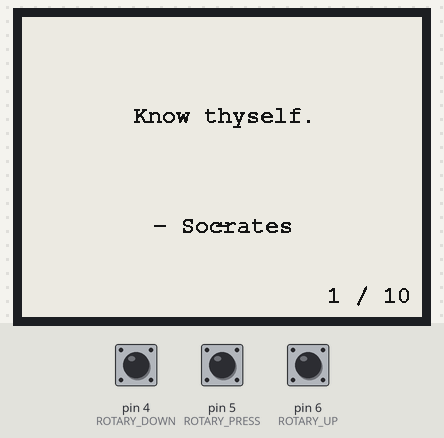
A sketch run on a simulated Arduino Mega 2560, built for the host (arithmetic inside an expression is 32-bit, double 64-bit). Shown: 400×300 one-colour display. The inputs (shaded band) are chosen by the test bench; at power-on: pin 4 (ROTARY_DOWN) HIGH, pin 6 (ROTARY_UP) HIGH, pin 5 (ROTARY_PRESS) HIGH. What the sketch prints to the serial monitor is not drawn.

Above: at 8.7 s.
8.8 s: pin 4 (ROTARY_DOWN) pulled LOW for 0.15 s
11.9 s: pin 6 (ROTARY_UP) pulled LOW for 3.2 s
At 13.8 s:
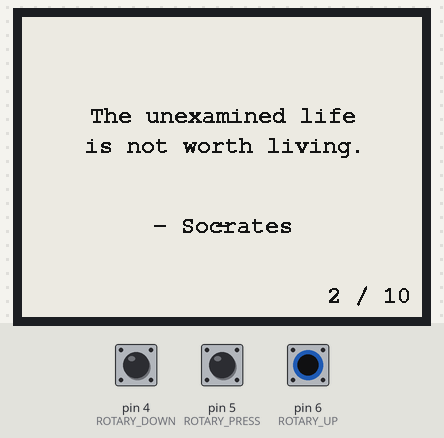
18.1 s: pin 6 (ROTARY_UP) pulled LOW for 0.15 s
21.2 s: pin 5 (ROTARY_PRESS) pulled LOW for 3.2 s
At 23.2 s:
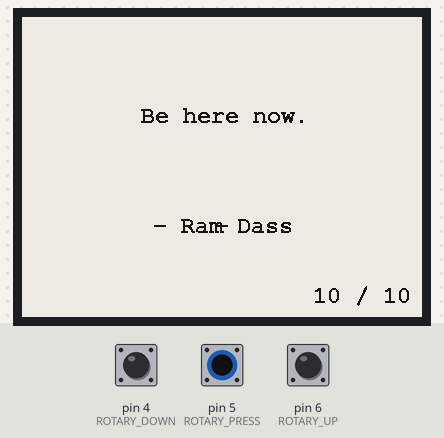
25.9 s: pin 6 (ROTARY_UP) pulled LOW for 1 s
29.9 s: pin 4 (ROTARY_DOWN) pulled LOW for 1 s
At 31.9 s:
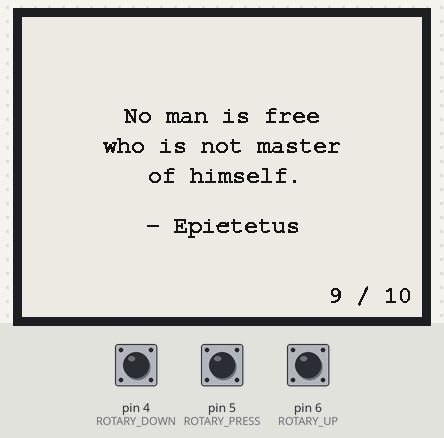
Timing chart, 0 to 33.4 s (numbered marks = the images above; inputs shaded):
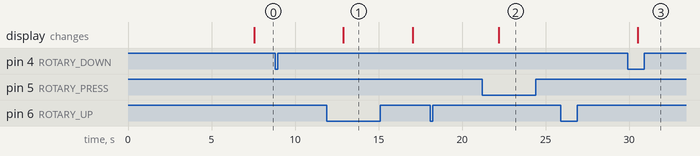

The sketch:

display_10_quote_static.ino
```cpp
#include <SPI.h>
#include <GxEPD2_BW.h>
#include <Fonts/FreeMonoBold12pt7b.h>

// =================================================
// E-PAPER PINS
// =================================================

#define EPD_CS     45
#define EPD_DC     46
#define EPD_RST    47
#define EPD_BUSY   48

#define EPD_SCK    12
#define EPD_MOSI   11
#define EPD_POWER  7

// =================================================
// ROTARY BUTTON PINS
// =================================================

#define ROTARY_UP      6
#define ROTARY_DOWN    4
#define ROTARY_PRESS   5

// =================================================
// DISPLAY
// =================================================

GxEPD2_BW<GxEPD2_420_GYE042A87,
          GxEPD2_420_GYE042A87::HEIGHT> display(
    GxEPD2_420_GYE042A87(
        EPD_CS,
        EPD_DC,
        EPD_RST,
        EPD_BUSY
    )
);

// =================================================
// QUOTES
// =================================================
//
// Format:
// { quote line 1,
//   quote line 2,
//   quote line 3,
//   author }
//
// Keep quote text relatively short so it looks
// elegant on the 400 x 300 display.
//

struct Quote
{
    const char* line1;
    const char* line2;
    const char* line3;
    const char* author;
};

Quote quotes[] =
{
    {
        "Know thyself.",
        "",
        "",
        "Socrates"
    },

    {
        "The unexamined life",
        "is not worth living.",
        "",
        "Socrates"
    },

    {
        "I think, therefore",
        "I am.",
        "",
        "Descartes"
    },

    {
        "He who has a why",
        "to live can bear",
        "almost any how.",
        "Nietzsche"
    },

    {
        "We are what we",
        "repeatedly do.",
        "",
        "Aristotle"
    },

    {
        "Happiness depends",
        "upon ourselves.",
        "",
        "Aristotle"
    },

    {
        "The obstacle is",
        "the way.",
        "",
        "Marcus Aurelius"
    },

    {
        "What you seek",
        "is seeking you.",
        "",
        "Rumi"
    },

    {
        "No man is free",
        "who is not master",
        "of himself.",
        "Epictetus"
    },

    {
        "Be here now.",
        "",
        "",
        "Ram Dass"
    }
};

const int NUM_QUOTES = sizeof(quotes) / sizeof(quotes[0]);

int currentQuote = 0;

// =================================================
// DISPLAY SETTINGS
// =================================================

const int QUOTE_X = 200;

const int QUOTE_Y1 = 105;
const int QUOTE_Y2 = 135;
const int QUOTE_Y3 = 165;

const int AUTHOR_Y = 215;

const int DEBOUNCE_TIME = 80;


// =================================================
// HELPER: CENTER TEXT
// =================================================

void drawCenteredText(const char* text, int y)
{
    if (text == nullptr || text[0] == '\0')
        return;

    int16_t x1;
    int16_t y1;
    uint16_t w;
    uint16_t h;

    display.getTextBounds(
        text,
        0,
        y,
        &x1,
        &y1,
        &w,
        &h
    );

    int x = (400 - w) / 2;

    display.setCursor(x, y);
    display.println(text);
}


// =================================================
// DISPLAY QUOTE
// =================================================

void showQuote(int index)
{
    display.setRotation(0);
    display.setFullWindow();

    display.firstPage();

    do
    {
        // -----------------------------
        // Clear screen
        // -----------------------------

        display.fillScreen(GxEPD_WHITE);

        // -----------------------------
        // Quote font
        // -----------------------------

        display.setTextColor(GxEPD_BLACK);
        display.setFont(&FreeMonoBold12pt7b);

        // -----------------------------
        // Quote
        // -----------------------------

        drawCenteredText(
            quotes[index].line1,
            QUOTE_Y1
        );

        drawCenteredText(
            quotes[index].line2,
            QUOTE_Y2
        );

        drawCenteredText(
            quotes[index].line3,
            QUOTE_Y3
        );

        // -----------------------------
        // Author
        // -----------------------------

        if (quotes[index].author[0] != '\0')
        {
            drawCenteredText(
                "- ",
                AUTHOR_Y
            );

            // Draw author manually with "- "
            char authorText[50];

            snprintf(
                authorText,
                sizeof(authorText),
                "- %s",
                quotes[index].author
            );

            drawCenteredText(
                authorText,
                AUTHOR_Y
            );
        }

        // -----------------------------
        // Quote counter
        // -----------------------------

        char counter[10];

        snprintf(
            counter,
            sizeof(counter),
            "%d / %d",
            index + 1,
            NUM_QUOTES
        );

        display.setFont(&FreeMonoBold12pt7b);

        int16_t x1;
        int16_t y1;
        uint16_t w;
        uint16_t h;

        display.getTextBounds(
            counter,
            0,
            0,
            &x1,
            &y1,
            &w,
            &h
        );

        display.setCursor(
            400 - w - 15,
            285
        );

        display.println(counter);

    } while (display.nextPage());

    // -----------------------------
    // Serial information
    // -----------------------------

    Serial.print("Quote ");
    Serial.print(index + 1);
    Serial.print("/");
    Serial.print(NUM_QUOTES);
    Serial.print(": ");

    Serial.println(quotes[index].line1);
}


// =================================================
// NEXT QUOTE
// =================================================

void nextQuote()
{
    currentQuote++;

    // Circular navigation
    if (currentQuote >= NUM_QUOTES)
    {
        currentQuote = 0;
    }

    showQuote(currentQuote);
}


// =================================================
// PREVIOUS QUOTE
// =================================================

void previousQuote()
{
    currentQuote--;

    // Circular navigation
    if (currentQuote < 0)
    {
        currentQuote = NUM_QUOTES - 1;
    }

    showQuote(currentQuote);
}


// =================================================
// WAIT FOR RELEASE
// =================================================

void waitForRelease(int pin)
{
    while (digitalRead(pin) == LOW)
    {
        delay(10);
    }

    delay(DEBOUNCE_TIME);
}


// =================================================
// SETUP
// =================================================

void setup()
{
    Serial.begin(115200);

    delay(2000);

    Serial.println();
    Serial.println("==============================");
    Serial.println(" CrowPanel Quote Display");
    Serial.println("==============================");

    // =================================================
    // E-PAPER POWER
    // =================================================

    pinMode(EPD_POWER, OUTPUT);

    digitalWrite(EPD_POWER, HIGH);

    delay(1000);

    // =================================================
    // ROTARY INPUTS
    // =================================================

    pinMode(ROTARY_UP, INPUT_PULLUP);
    pinMode(ROTARY_DOWN, INPUT_PULLUP);
    pinMode(ROTARY_PRESS, INPUT_PULLUP);

    // =================================================
    // SPI
    // =================================================

    SPI.begin(
        EPD_SCK,
        -1,
        EPD_MOSI,
        EPD_CS
    );

    delay(500);

    // =================================================
    // DISPLAY INITIALIZATION
    // =================================================

    display.init(115200);

    // =================================================
    // FIRST QUOTE
    // =================================================

    showQuote(currentQuote);

    Serial.println("DISPLAY READY");
    Serial.println();
    Serial.println("Rotary UP    -> Next quote");
    Serial.println("Rotary DOWN  -> Previous quote");
    Serial.println("Rotary PRESS -> Refresh quote");
}


// =================================================
// LOOP
// =================================================

void loop()
{
    // =================================================
    // ROTARY UP
    // =================================================

    if (digitalRead(ROTARY_UP) == LOW)
    {
        delay(DEBOUNCE_TIME);

        if (digitalRead(ROTARY_UP) == LOW)
        {
            Serial.println("ROTARY: NEXT");

            previousQuote();

            waitForRelease(ROTARY_UP);
        }
    }


    // =================================================
    // ROTARY DOWN
    // =================================================

    if (digitalRead(ROTARY_DOWN) == LOW)
    {
        delay(DEBOUNCE_TIME);

        if (digitalRead(ROTARY_DOWN) == LOW)
        {
            Serial.println("ROTARY: PREVIOUS");

            nextQuote();

            waitForRelease(ROTARY_DOWN);
        }
    }


    // =================================================
    // ROTARY PRESS
    // =================================================

    if (digitalRead(ROTARY_PRESS) == LOW)
    {
        delay(DEBOUNCE_TIME);

        if (digitalRead(ROTARY_PRESS) == LOW)
        {
            Serial.println("ROTARY: PRESS");

            // Refresh current quote
            showQuote(currentQuote);

            waitForRelease(ROTARY_PRESS);
        }
    }

    delay(10);
}
```

Measured:
- after the input at 8.8 s, every drawn part: stays the same
- after the input at 18.1 s, every drawn part: stays the same
- after the input at 25.9 s, every drawn part: stays the same
